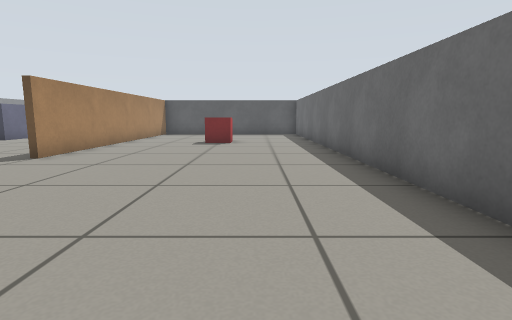
[1] (above)

16 first-person views from a walk through a Gazebo world. The camera is 0.51 m above the floor, tilts 8° down and sees 80° across. The floor is counted in squares, 0.5 m on a side. Each view is taken from the middle of a square. On the plan, view 1 faces up. The plan holds only what a view shows up to about 12 squares ahead; the rest is blank.

[2]
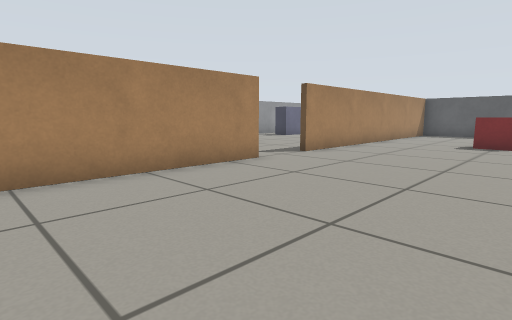

[3]
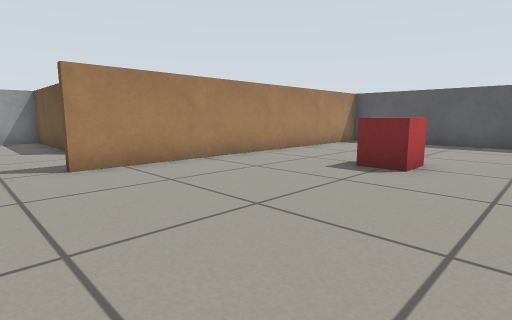

[4]
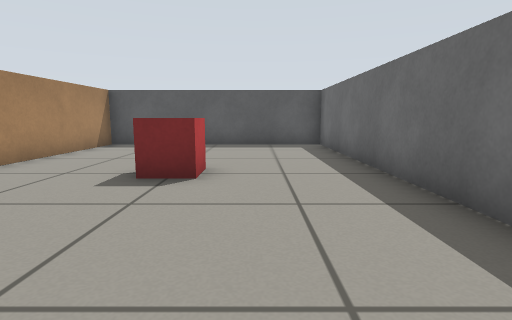

[5]
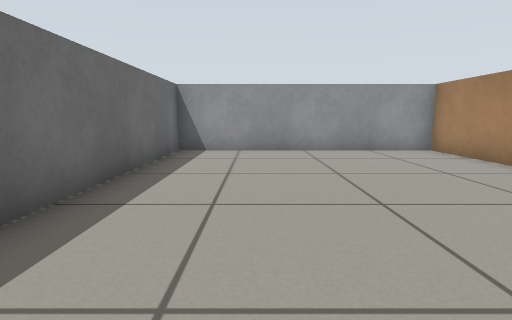

[6]
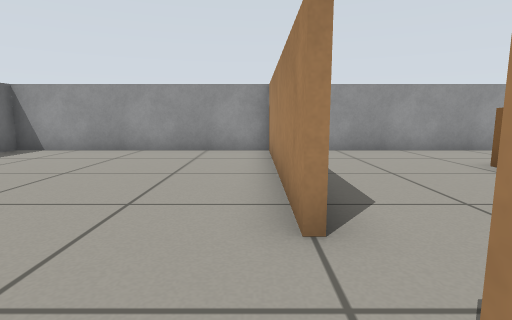

[7]
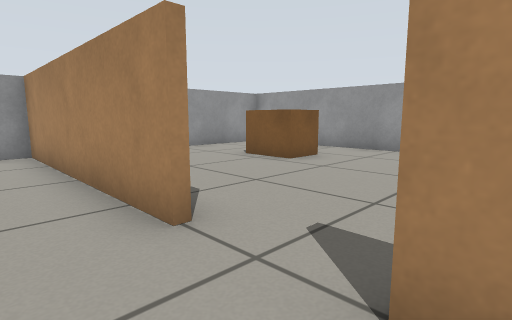

[8]
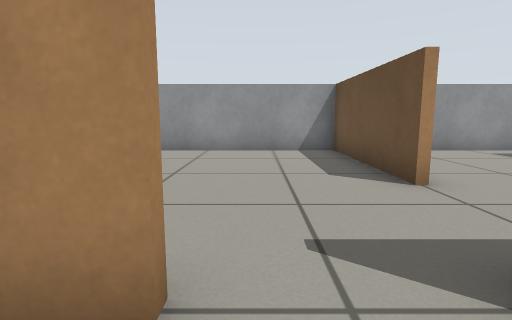

[9]
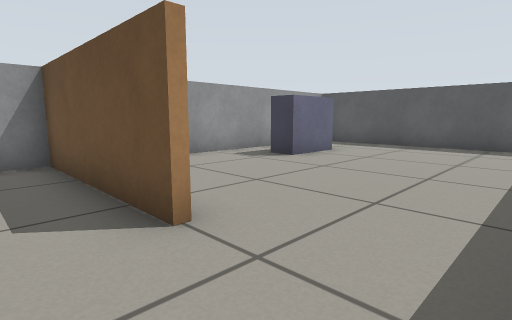

[10]
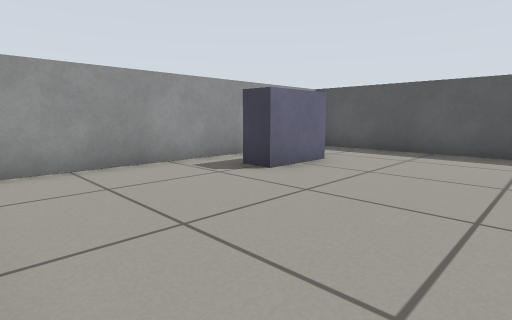

[11]
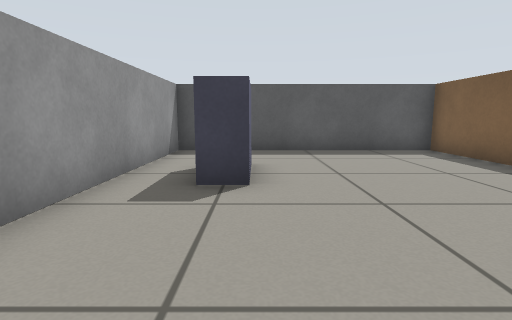

[12]
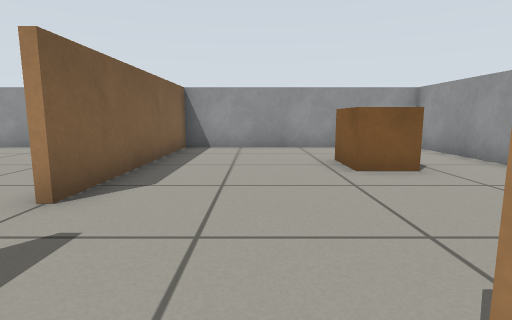

[13]
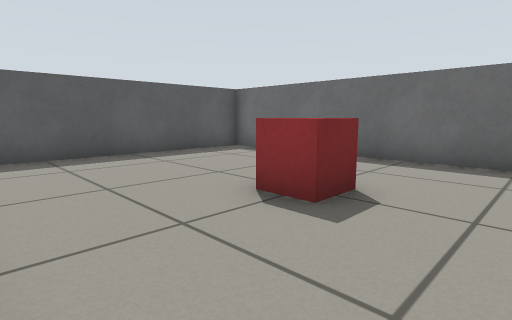

[14]
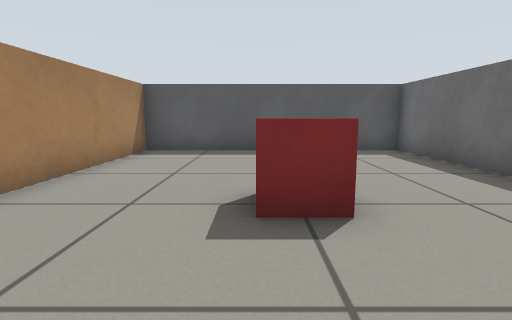

[15]
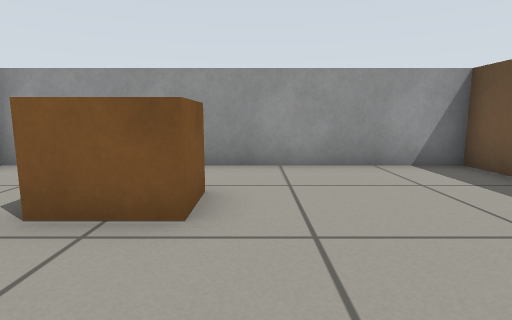

[16]
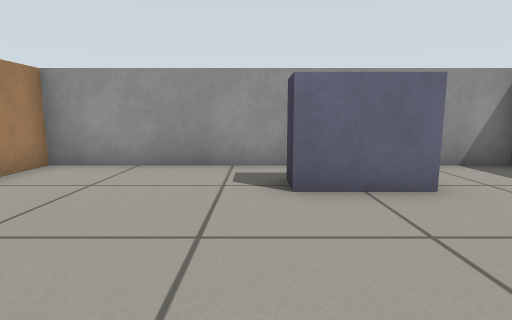

### Floor plan
Points are (right, up) in squares from view 1. A wall is a line through its corners. A room is listed if a view was taken in it or the views show most of it. See-through windows are left out.
Room 1 (views 1, 2, 3, 4, 5, 6, 7, 8, 13, 14)
walls: (-5.4, 5.6) (-5.4, -1.5); (-5.4, 18.5) (-5.4, 7.5); (-6, -1.4) (2.4, -1.4) (2.4, 18.4) (-6, 18.4)
ways out: opening at (-6, 6.5) to room 2
objects: red box (-2, 12) to (-1, 13)
Room 2 (views 9, 15)
walls: (-8.4, 8.4) (-13.5, 8.4); (-13.4, 8) (-13.4, -1.4) (-6, -1.4); (-5.6, -1.5) (-5.6, 5.5)
ways out: opening at (-6, 6.5) to room 1; opening at (-7.5, 8) to room 3
objects: brown box (-11, 2) to (-10, 3)
Room 3 (views 10, 11, 12, 16)
walls: (-5.6, 15.4) (-5.6, 18.5); (-6, 18.4) (-13.4, 18.4) (-13.4, 8); (-13.5, 8.6) (-12.1, 8.6)
ways out: opening at (-7.5, 8) to room 2
objects: cabinet (-12, 14) to (-11, 15)

Where each view was taken, in squares from view 1:
view 1: 0 up, 0 right, facing up
view 2: 0 up, 0 right, facing up-left
view 3: 6 up, 1 right, facing up-left
view 4: 7 up, 0 right, facing up
view 5: 8 up, 0 right, facing down
view 6: 8 up, 5 left, facing down
view 7: 8 up, 4 left, facing down-left
view 8: 6 up, 4 left, facing left
view 9: 7 up, 6 left, facing up-left
view 10: 9 up, 7 left, facing up-left
view 11: 9 up, 11 left, facing up
view 12: 9 up, 8 left, facing down
view 13: 10 up, 5 left, facing up-right
view 14: 9 up, 2 left, facing up
view 15: 4 up, 7 left, facing left
view 16: 13 up, 7 left, facing left
